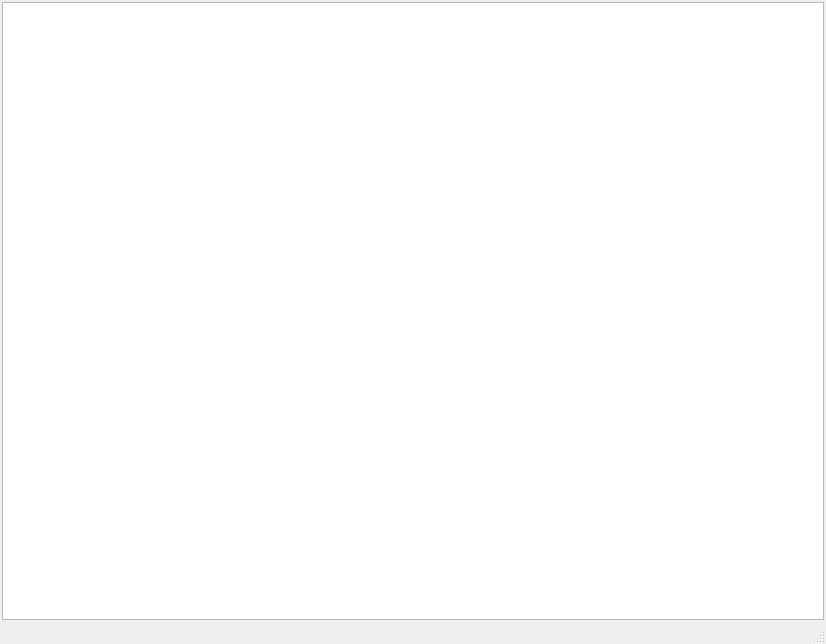
<?xml version="1.0" encoding="UTF-8"?>
<ui version="4.0">
 <class>ServerLogWindow</class>
 <widget class="QMainWindow" name="ServerLogWindow">
  <property name="geometry">
   <rect>
    <x>0</x>
    <y>0</y>
    <width>826</width>
    <height>644</height>
   </rect>
  </property>
  <property name="windowTitle">
   <string>Server Application</string>
  </property>
  <widget class="QWidget" name="centralWidget">
   <layout class="QHBoxLayout" name="horizontalLayout">
    <property name="spacing">
     <number>2</number>
    </property>
    <property name="margin">
     <number>2</number>
    </property>
    <item>
     <widget class="QTextEdit" name="textEdit">
      <property name="readOnly">
       <bool>true</bool>
      </property>
     </widget>
    </item>
   </layout>
  </widget>
  <widget class="QMenuBar" name="menuBar">
   <property name="geometry">
    <rect>
     <x>0</x>
     <y>0</y>
     <width>826</width>
     <height>21</height>
    </rect>
   </property>
  </widget>
  <widget class="QStatusBar" name="statusBar"/>
 </widget>
 <layoutdefault spacing="6" margin="11"/>
 <resources/>
 <connections/>
</ui>
